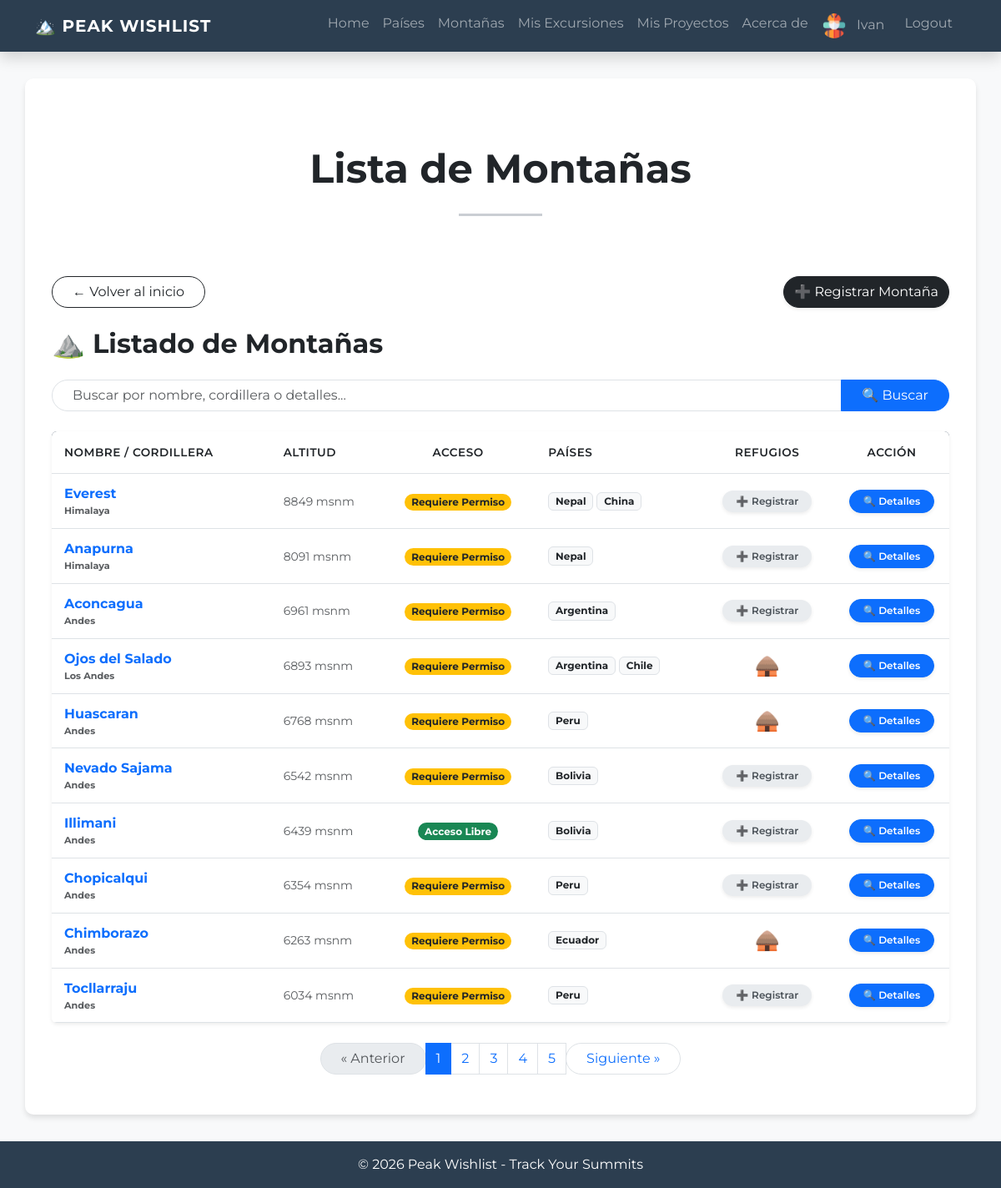
The page /montanas/ (signed in) on the database its author committed.
### peak_wishlist/models.py (models this page shows, shortened)
class Avatar(models.Model):
    user = models.OneToOneField(User, on_delete=models.CASCADE, related_name='avatar')
    imagen = models.ImageField(upload_to='avatares', null=True, blank=True)

class Montana(models.Model):
    nombre = models.CharField(max_length= 50, null=False, blank=False)
    altitud = models.PositiveIntegerField(null=False, blank=False)
    cordillera = models.CharField(max_length=50, null=True, blank=True)
    pais = models.ManyToManyField(Pais, related_name="montanas")
    informacion_general = models.TextField(max_length=250, null=True, blank=True)
    requiere_permiso = models.BooleanField(default=False)
    parque = models.ForeignKey(Parque, null=True, blank=True, on_delete=models.PROTECT)
    class Meta:
        verbose_name="Montaña"
        verbose_name_plural="Montañas"

class Pais(models.Model):
    class Continente(models.TextChoices):
        AMERICA = 'America'
        EUROPA = 'Europa'
        AFRICA = 'Africa'
        OCEANIA = 'Oceania'
        ASIA = 'Asia'
    nombre = models.CharField(max_length= 50)
    continente = models.CharField(max_length=20, choices=Continente.choices, null=False)
    class Meta:
        verbose_name="Pais"
        verbose_name_plural="Paises"

### peak_wishlist/views/montana.py (the view, shortened to what this page needs)
# urls.py: path("montanas/", montana.MontanaList.as_view(), name="montanas"),
@method_decorator(login_not_required, name='dispatch')
class MontanaList(ListView):
    model = Montana
    template_name = "peak_wishlist/montanas.html"
    context_object_name = "montanas"
    paginate_by = 10
    def get_queryset(self) -> QuerySet[Any]:
        pais_id = self.kwargs.get("pais_id")
        parque_id = self.kwargs.get("parque_id")
        if pais_id:
            self.filtro = get_object_or_404(Pais, id=pais_id)
            queryset = Montana.objects.filter(pais=self.filtro).order_by("-altitud")
        elif parque_id:
            self.filtro = get_object_or_404(Parque, id=parque_id)
            queryset = Montana.objects.filter(parque=self.filtro).order_by("-altitud")
        else:
            self.filtro = None
            queryset = Montana.objects.all().order_by("-altitud")
        query = self.request.GET.get("q")
        if query:
            queryset = queryset.filter(
                Q(nombre__icontains=query)
                | Q(cordillera__icontains=query)
                | Q(pais__nombre__icontains=query)
            )
        return queryset
    def get_context_data(self, **kwargs: Any) -> dict[str, Any]:
        context = super().get_context_data(**kwargs)
        if isinstance(self.filtro, Pais):
            context["extension_titulo"] = f"en {self.filtro.nombre}"
            context["url_volver"] = reverse_lazy("peak_wishlist:paises")
            context["volver_label"] = "Volver a Países"
        else:
            context["extension_titulo"] = ""
            context["url_volver"] = reverse_lazy("peak_wishlist:index")
            context["volver_label"] = "Volver al inicio"
        return context

### peak_wishlist/templates/peak_wishlist/montanas.html (shortened to what this page needs)
{% extends 'peak_wishlist/base.html' %}
{% block contenido  %}
<div class="text-center py-5">
    <h3 class="display-5 fw-bold text-dark">Lista de Montañas</h3>
    <hr class="my-4 mx-auto" style="width: 100px; border-top: 3px solid #2c3e50;">
</div>
<div class="d-flex flex-column flex-md-row align-items-start justify-content-between gap-3 mb-4">
    <a href="{{ url_volver }}" class="btn btn-outline-dark rounded-pill px-4">
        ← {{ volver_label }}
    </a>
     {% if user.is_authenticated %}
    <a href="{% url 'peak_wishlist:registrar_montana' %}" class="btn btn-dark rounded-pill shadow-sm">
        ➕ Registrar Montaña
    </a>
    {% endif %}
</div>
<h2 class="mb-4 text-dark fw-bold">⛰️ Listado de Montañas {{ extension_titulo }}</h2>
{% include 'peak_wishlist/componentes/search_bar.html' %}
<div class="table-container-custom table-responsive shadow-sm rounded">
    <table class="table table-custom mb-0 align-middle">
        <thead>
            <tr>
                <th style="width: 20%">Nombre / Cordillera</th>
                <th style="width: 10%">Altitud</th>
                <th style="width: 12%" class="text-center">Acceso</th>
                <th style="width: 15%">Países</th>
                <th style="width: 10%" class="text-center">Refugios</th>
                <th style="width: 10%" class="text-center">Acción</th>
            </tr>
        </thead>
        <tbody>
            {% for montana in montanas %}
            <tr>
                <td class="fw-bold text-primary">
                    <div class="fw-bold text-primary">{{ montana.nombre }}</div>
                    <div class="text-muted small" style="font-size: 0.7rem;">{% if montana.cordillera %}
                        {{ montana.cordillera }}
                        {% endif %}
                    </div>
                </td>
                <td>
                    <small class="text-muted">{{ montana.altitud }} msnm </small>
                </td>
                <td class="text-center">
                    {% if montana.requiere_permiso %}
                        <span class="badge rounded-pill bg-warning text-dark px-2">Requiere Permiso</span>
                    {% else %}
                        <span class="badge rounded-pill bg-success px-2">Acceso Libre</span>
                    {% endif %}
                </td>
                <td>
                    <div class="d-flex flex-wrap gap-1">
                        {% for pais in montana.pais.all %}
                            <span class="badge bg-light text-dark border" style="font-size: 0.75rem;">
                                {{ pais.nombre }}
                            </span>
                        {% endfor %}
                    </div>
                </td>
                <td class="text-center">
                    {% if montana.refugio_set.all %}
                        <a href="{% url 'peak_wishlist:refugios_por_montana' montana.id %}"
                           class="text-decoration-none fs-4" title="Ver refugios">🛖</a>
                    {% elif user.is_authenticated %}
                        <a href="{% url 'peak_wishlist:registrar_refugio' montana_id=montana.id %}"
                        class="btn btn-sm rounded-pill px-3 shadow-sm"
                        style="background-color: #e9ecef; color: #495057; border: none; font-size: 0.75rem; font-weight: 600;">
                        <span class="me-1">➕</span>Registrar
                        </a>
                    {% endif %}
                </td>
                <td class="text-center">
                    <a href="{% url 'peak_wishlist:montana_detail' montana.pk %}"
                    class="btn btn-sm btn-primary rounded-pill shadow-sm px-3"
                    style="font-size: 0.75rem; font-weight: 600;">
                        🔍 Detalles
                    </a>
                </td>
            </tr>
            {% empty %}
            <tr>
                <td colspan="8" class="text-center py-4 text-muted">
                    No hay montañas registradas todavía.
                </td>
            </tr>
            {% endfor %}
        </tbody>
    </table>
</div>
{% include 'peak_wishlist/componentes/paginacion.html' %}
{% endblock contenido %}

### peak_wishlist/templates/peak_wishlist/componentes/navbar.html (shortened to what this page needs)
   <nav class="navbar navbar-expand-lg navbar-dark shadow">
      <div class="container">
        <a class="navbar-brand" href="{% url 'peak_wishlist:index' %}">
          🏔️ PEAK WISHLIST
        </a>
        <div class="collapse navbar-collapse" id="navbarNav">
          <ul class="navbar-nav ms-auto">
            <li class="nav-item">
              <a class="nav-link" href="{% url 'peak_wishlist:index' %}">Home</a>
            </li>
            <li class="nav-item">
              <a class="nav-link" href="{% url 'peak_wishlist:paises' %}">Países</a>
            </li>
            <li class="nav-item">
              <a class="nav-link" href="{% url 'peak_wishlist:montanas' %}">Montañas</a>
            </li>
            {% if user.is_authenticated %}
                <li class="nav-item">
                <a class="nav-link" href="{% url 'peak_wishlist:excursiones' %}">Mis Excursiones</a>
                </li>
                <li class="nav-item">
                <a class="nav-link" href="{% url 'peak_wishlist:proyectos' %}">Mis Proyectos</a>
                </li>
             {% endif %}
            <li class="nav-item">
             <a class="nav-link" href="{% url 'peak_wishlist:acerca_de' %}">Acerca de</a>
            </li>
            {% if user.is_authenticated %}
                <li class="nav-item">
                    <a class="nav-link" href="{% url 'peak_wishlist:profile' %}">
                        {% if user.avatar.imagen %}
                            <img src="{{ user.avatar.imagen.url }}" class="rounded-circle me-2" style="width: 30px; height: 30px; object-fit: cover;">
                        {% endif %}
                    {% if user.first_name   %}
                        {{ user.first_name }}
                    {% else %}
                        {{ user.username }} }}
                    {% endif %}
                     </a>
                </li>
                <li class="nav-item">
                    <form id="logout-form" action="{% url 'peak_wishlist:logout' %}" method="post" class="d-inline">
                        <button type="submit" class="nav-link btn btn-link text-decoration-none" style="padding: 0.5rem 1rem;">
                            Logout
                        </button>
                    </form>
                </li>
            {% else %}
                <li class="nav-item">
                <a class="nav-link" href="{% url 'peak_wishlist:login' %}"">Login | Registrate</a>
                </li>
            {% endif %}
          </ul>
        </div>
      </div>
    </nav>

### peak_wishlist/templates/peak_wishlist/base.html (style rules this page uses)
body { font-family: 'Montserrat', sans-serif; background-color: #f8f9fa; }
.navbar { background-color: #2c3e50 !important; }
.navbar-brand { font-weight: 700; letter-spacing: 1px; }
.table-container-custom { background: white; border-radius: 12px; overflow: hidden; box-shadow: 0 4px 15px rgba(0,0,0,0.05); }
.table-custom thead { background-color: #2c3e50; color: white; }
.table-custom th { font-weight: 600; text-transform: uppercase; font-size: 0.85rem; letter-spacing: 0.5px; padding: 15px !important; }
.table-custom td { padding: 12px 15px !important; vertical-align: middle; }
.btn-sm.rounded-pill { transition: all 0.3s ease; }

### rows shown on the page
Montana: nombre "Everest", cordillera "Himalaya", altitud "8849", requiere_permiso "Requiere Permiso", shows "Registrar"
Pais: nombre "Nepal"
Pais: nombre "China"
Montana: nombre "Anapurna", cordillera "Himalaya", altitud "8091", requiere_permiso "Requiere Permiso", shows "Registrar"
Montana: nombre "Aconcagua", cordillera "Andes", altitud "6961", requiere_permiso "Requiere Permiso", shows "Registrar"
Pais: nombre "Argentina"
Montana: nombre "Ojos del Salado", cordillera "Los Andes", altitud "6893", requiere_permiso "Requiere Permiso"
Pais: nombre "Chile"
Montana: nombre "Huascaran", cordillera "Andes", altitud "6768", requiere_permiso "Requiere Permiso"
Pais: nombre "Peru"
Montana: nombre "Nevado Sajama", cordillera "Andes", altitud "6542", requiere_permiso "Requiere Permiso", shows "Registrar"
Pais: nombre "Bolivia"
Montana: nombre "Illimani", cordillera "Andes", altitud "6439", requiere_permiso "Acceso Libre", shows "Registrar"
Montana: nombre "Chopicalqui", cordillera "Andes", altitud "6354", requiere_permiso "Requiere Permiso", shows "Registrar"
Montana: nombre "Chimborazo", cordillera "Andes", altitud "6263", requiere_permiso "Requiere Permiso"
Pais: nombre "Ecuador"
Montana: nombre "Tocllarraju", cordillera "Andes", altitud "6034", requiere_permiso "Requiere Permiso", shows "Registrar"

### other values the page prints
{{ user.first_name }} "Ivan"
{{ volver_label }} "Volver al inicio"
{{ num }} "1" "2" "3" "4" "5"
